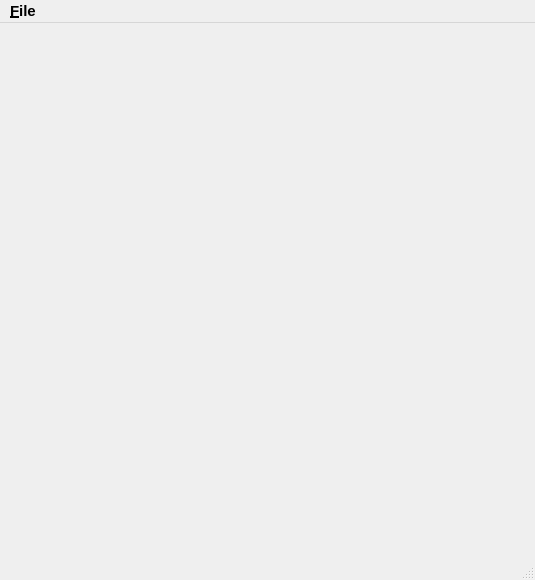
<?xml version="1.0" encoding="UTF-8"?>
<ui version="4.0">
 <class>MainWindow</class>
 <widget class="QMainWindow" name="MainWindow">
  <property name="windowModality">
   <enum>Qt::NonModal</enum>
  </property>
  <property name="geometry">
   <rect>
    <x>0</x>
    <y>0</y>
    <width>535</width>
    <height>580</height>
   </rect>
  </property>
  <property name="sizePolicy">
   <sizepolicy hsizetype="Expanding" vsizetype="Maximum">
    <horstretch>0</horstretch>
    <verstretch>0</verstretch>
   </sizepolicy>
  </property>
  <property name="minimumSize">
   <size>
    <width>535</width>
    <height>580</height>
   </size>
  </property>
  <property name="maximumSize">
   <size>
    <width>535</width>
    <height>580</height>
   </size>
  </property>
  <property name="font">
   <font>
    <pointsize>11</pointsize>
    <bold>true</bold>
   </font>
  </property>
  <property name="windowTitle">
   <string>GUI</string>
  </property>
  <widget class="QWidget" name="centralWidget"/>
  <widget class="QMenuBar" name="menuBar">
   <property name="geometry">
    <rect>
     <x>0</x>
     <y>0</y>
     <width>535</width>
     <height>26</height>
    </rect>
   </property>
   <widget class="QMenu" name="menu_File">
    <property name="title">
     <string>&amp;File </string>
    </property>
   </widget>
   <addaction name="menu_File"/>
  </widget>
  <widget class="QStatusBar" name="statusBar"/>
 </widget>
 <layoutdefault spacing="6" margin="11"/>
 <resources/>
 <connections/>
</ui>
